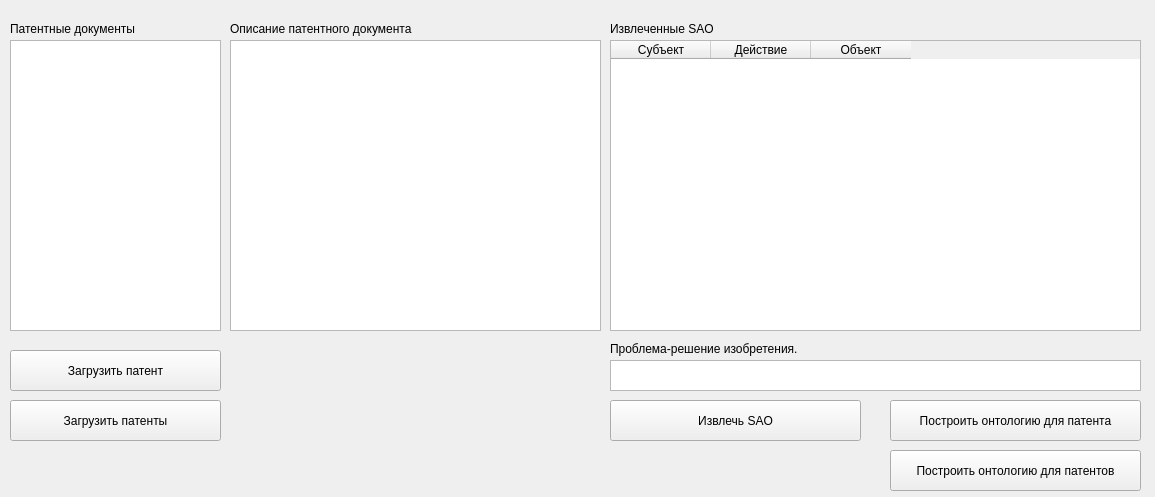
<?xml version="1.0" encoding="UTF-8"?>
<ui version="4.0">
 <class>MainWindow</class>
 <widget class="QMainWindow" name="MainWindow">
  <property name="geometry">
   <rect>
    <x>0</x>
    <y>0</y>
    <width>1155</width>
    <height>497</height>
   </rect>
  </property>
  <property name="windowTitle">
   <string>Ontology Builder</string>
  </property>
  <widget class="QWidget" name="centralwidget">
   <widget class="QLabel" name="label_2">
    <property name="geometry">
     <rect>
      <x>230</x>
      <y>20</y>
      <width>251</width>
      <height>17</height>
     </rect>
    </property>
    <property name="text">
     <string>Описание патентного документа</string>
    </property>
   </widget>
   <widget class="QLabel" name="label_3">
    <property name="geometry">
     <rect>
      <x>610</x>
      <y>20</y>
      <width>251</width>
      <height>17</height>
     </rect>
    </property>
    <property name="text">
     <string>Извлеченные SAO</string>
    </property>
   </widget>
   <widget class="QPushButton" name="loadPatentBtn">
    <property name="geometry">
     <rect>
      <x>10</x>
      <y>350</y>
      <width>211</width>
      <height>41</height>
     </rect>
    </property>
    <property name="text">
     <string>Загрузить патент</string>
    </property>
   </widget>
   <widget class="QTableWidget" name="saoTable">
    <property name="geometry">
     <rect>
      <x>610</x>
      <y>40</y>
      <width>531</width>
      <height>291</height>
     </rect>
    </property>
    <column>
     <property name="text">
      <string>Субъект</string>
     </property>
    </column>
    <column>
     <property name="text">
      <string>Действие</string>
     </property>
    </column>
    <column>
     <property name="text">
      <string>Объект</string>
     </property>
    </column>
   </widget>
   <widget class="QLabel" name="label">
    <property name="geometry">
     <rect>
      <x>10</x>
      <y>20</y>
      <width>141</width>
      <height>17</height>
     </rect>
    </property>
    <property name="text">
     <string>Патентные документы</string>
    </property>
   </widget>
   <widget class="QListWidget" name="patentsList">
    <property name="geometry">
     <rect>
      <x>10</x>
      <y>40</y>
      <width>211</width>
      <height>291</height>
     </rect>
    </property>
   </widget>
   <widget class="QTextBrowser" name="patentClaimsText">
    <property name="geometry">
     <rect>
      <x>230</x>
      <y>40</y>
      <width>371</width>
      <height>291</height>
     </rect>
    </property>
   </widget>
   <widget class="QPushButton" name="loadPatentsBtn">
    <property name="geometry">
     <rect>
      <x>10</x>
      <y>400</y>
      <width>211</width>
      <height>41</height>
     </rect>
    </property>
    <property name="text">
     <string>Загрузить патенты</string>
    </property>
   </widget>
   <widget class="QPushButton" name="extractSaoBtn">
    <property name="geometry">
     <rect>
      <x>610</x>
      <y>400</y>
      <width>251</width>
      <height>41</height>
     </rect>
    </property>
    <property name="text">
     <string>Извлечь SAO</string>
    </property>
   </widget>
   <widget class="QPushButton" name="buildOntologyBtn">
    <property name="geometry">
     <rect>
      <x>890</x>
      <y>400</y>
      <width>251</width>
      <height>41</height>
     </rect>
    </property>
    <property name="text">
     <string>Построить онтологию для патента</string>
    </property>
   </widget>
   <widget class="QPushButton" name="buildPatentsOntologyBtn">
    <property name="geometry">
     <rect>
      <x>890</x>
      <y>450</y>
      <width>251</width>
      <height>41</height>
     </rect>
    </property>
    <property name="text">
     <string>Построить онтологию для патентов</string>
    </property>
   </widget>
   <widget class="QTextBrowser" name="problemText">
    <property name="geometry">
     <rect>
      <x>610</x>
      <y>360</y>
      <width>531</width>
      <height>31</height>
     </rect>
    </property>
   </widget>
   <widget class="QLabel" name="label_4">
    <property name="geometry">
     <rect>
      <x>610</x>
      <y>340</y>
      <width>251</width>
      <height>17</height>
     </rect>
    </property>
    <property name="text">
     <string>Проблема-решение изобретения.</string>
    </property>
   </widget>
  </widget>
 </widget>
 <resources/>
 <connections/>
</ui>
